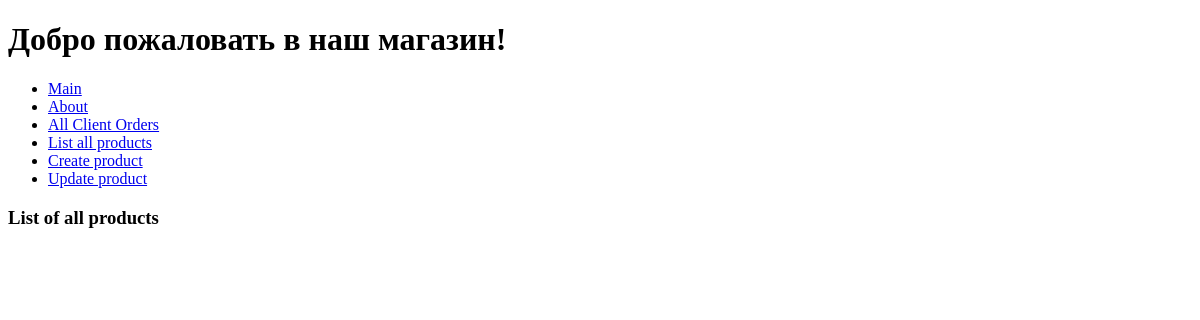
The page /list_all_products/ on the database as committed earlier.
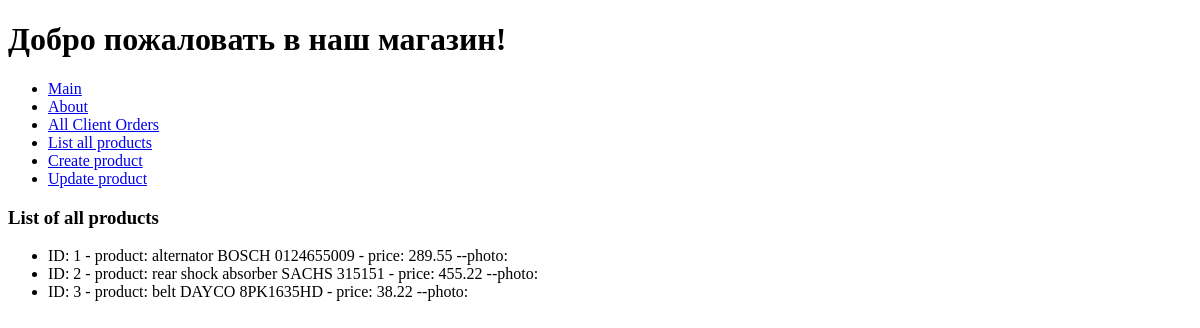
The same page on the database as committed later.
### hw2_app/models.py (models this page shows, shortened)
class Product(models.Model):
    name = models.CharField(max_length=100)
    description = models.TextField(default=None)
    price = models.DecimalField(max_digits=6, decimal_places=2)
    quantity = models.IntegerField()
    created_at = models.DateTimeField(auto_now_add=True)
    photo = models.ImageField(upload_to='product_photos/', blank=True, null=True)

### hw4_app/views.py (the view)
# urls.py: path('list_all_products/', views.list_all_products, name='list_all_products'),
def list_all_products(request):
    products = Product.objects.all()
    return render(request, 'hw4_app/list_all_products.html', {'products': products})

### hw4_app/templates/hw4_app/list_all_products.html (shortened to what this page needs)
{% extends 'base.html' %}
{% block content %}
<h3>List of all products</h3>
<ul>
    {% for product in products %}
    <li>ID: {{ product.pk }} - product: {{ product.name }} - price: {{ product.price }} --photo: {{ product.photo }}</li>
    {% endfor %}
</ul>
{% endblock %}

### templates/base.html (shortened to what this page needs)
<!DOCTYPE html>
<html lang="en">
  <head>
  </head>
  <body>
    <h1>Добро пожаловать в наш магазин!</h1>
    <ul>
      <li><a href="/">Main</a></li>
      <li><a href="/about">About</a></li>
      <li><a href="{% url 'get_orders_by_client' %}">All Client Orders</a></li>
      <li><a href="{% url 'list_all_products' %}">List all products</a></li>
      <li><a href="{% url 'product_create' %}">Create product</a></li>
      <li><a href="{% url 'get_product_by_id' %}">Update product</a></li>
    </ul>
    {% block content %}
    {% endblock %}
  </body>
</html>

Rows that differ between the two databases and show on the page:
added Product: pk "1", name "alternator BOSCH 0124655009", price "289.55"
added Product: pk "2", name "rear shock absorber SACHS 315151", price "455.22"
added Product: pk "3", name "belt DAYCO 8PK1635HD", price "38.22"
